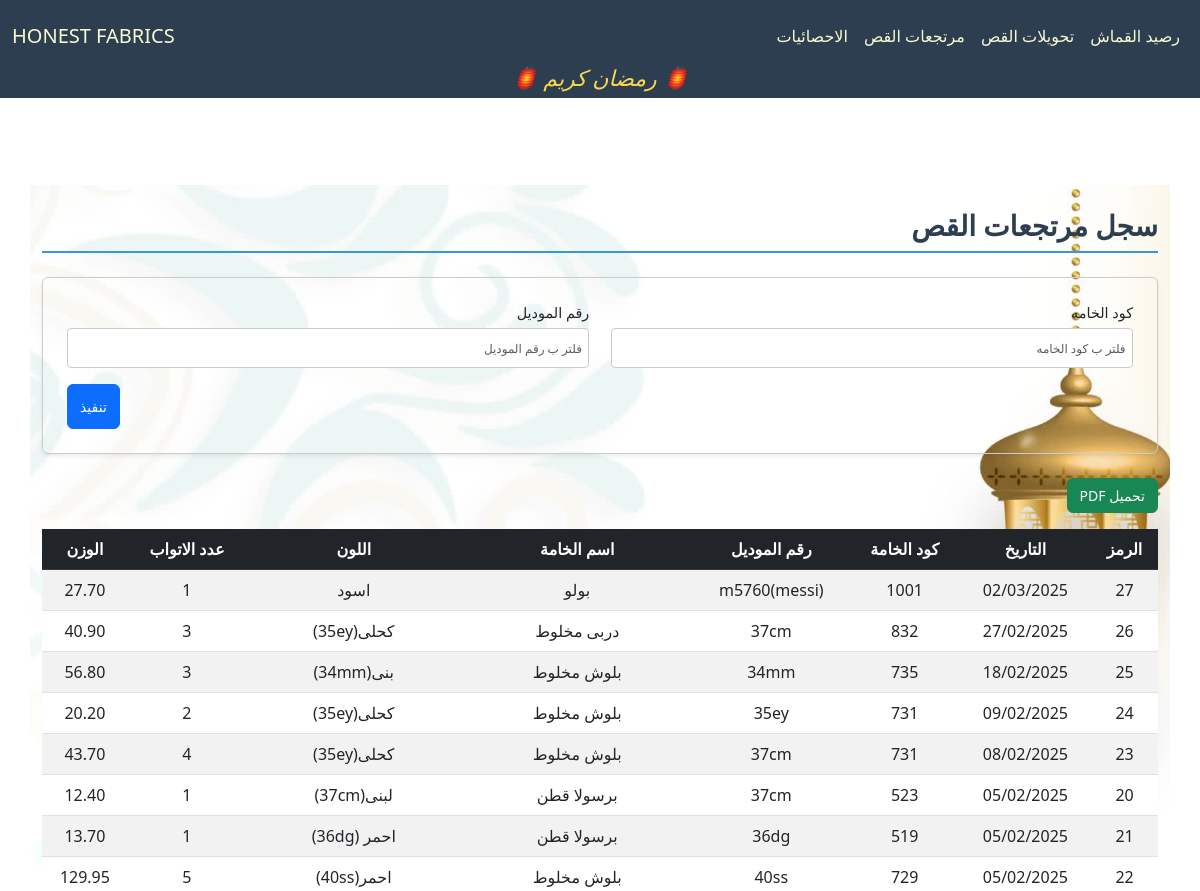
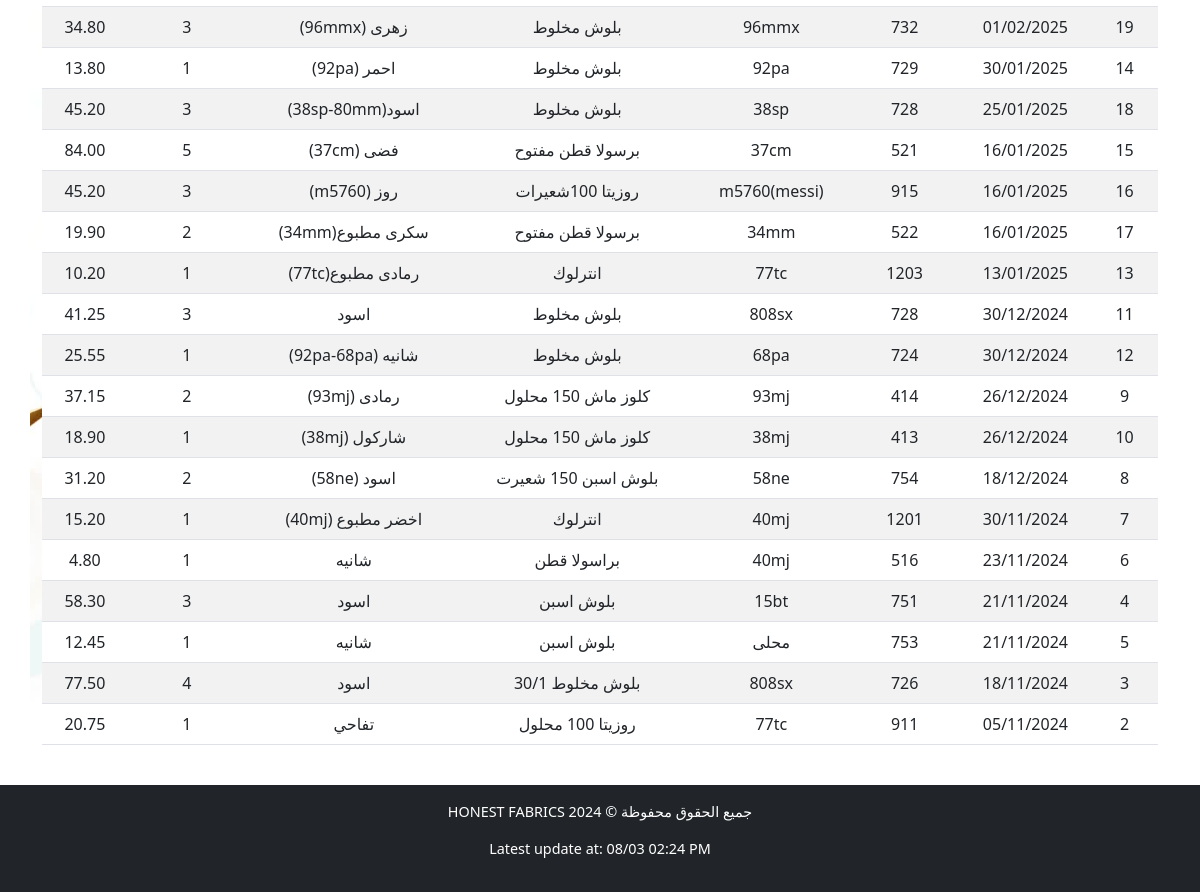
Page /cloth/ReturnTransfer/ on the committed database (2 pictures, top to bottom).
### cloth/models.py (models this page shows, shortened)
class Base(models.Model):
    id = models.AutoField(primary_key=True, verbose_name="الرمز")
    fabric_code = models.CharField(max_length=100, verbose_name="كود الخامه", db_index=True, null=True, blank=True)
    fabric_name = models.CharField(max_length=200, verbose_name="اسم الخامه", null=True, blank=True)
    color = models.CharField(max_length=100, verbose_name="اللون", null=True, blank=True)
    roll = models.PositiveIntegerField(verbose_name="عدد الاتواب", null=True, blank=True)
    weight = models.DecimalField(max_digits=10, decimal_places=2, verbose_name="الوزن", null=True, blank=True)
    date = models.CharField(max_length=100,verbose_name="التاريخ", null=True, blank=True)
    class Meta:
        abstract = True

class ReturnTransfer(Base):
    model_number = models.CharField(max_length=100, verbose_name="رقم الموديل", null=True, blank=True)

### cloth/views.py (the view)
# urls.py: path('ReturnTransfer/', ReturnTransferView.as_view(), name='return_transfer_view'),
class ReturnTransferView(FilterableListView):
    template_name = "cloth/return.html"
    model = ReturnTransfer
    filter_fields = ['fabric_code', 'model_number']
    columns = ["الرمز","التاريخ","كود الخامة","رقم الموديل","اسم الخامة","اللون","عدد الاتواب","الوزن"]

### cloth/views.py (called while the page is built)
    def parse_date(self, date_str):
        try:
            normalized_date = date_str.replace("\\", "/")
            return datetime.strptime(normalized_date, "%d/%m/%Y")
        except (ValueError, AttributeError):
            return datetime.min

    def get_queryset(self):
        queryset = super().get_queryset()
        filters = Q()
        ordering = self.request.GET.get('order', 'desc')
        for field in self.filter_fields:
            filter_value = self.request.GET.get(field)
            if filter_value:
                filters &= Q(**{f"{field}__icontains": filter_value})
        filtered_queryset = queryset.filter(filters)
        models = list(filtered_queryset)
        models.sort(
            key=lambda x: self.parse_date(x.date) if x.date else datetime.min,
            reverse=(ordering == 'desc')
        )
        return models

    def get_context_data(self, **kwargs):
        context = super().get_context_data(**kwargs)
        update = Updates.objects.all().order_by('-date').first()
        context['update'] = localtime(update.date).strftime("%d/%m %I:%M %p") if update and update.date else None
        context['columns'] = self.columns
        model_meta = self.model._meta
        context['filter_fields'] = [
            {
                'field_name': field,
                'verbose_name': model_meta.get_field(field).verbose_name,
                'value': self.request.GET.get(field) or "",
            }
            for field in self.filter_fields
        ]
        return context

### cloth/templates/cloth/return.html (shortened to what this page needs)
{% extends "cloth/layout.html" %}
{% block home_page %}
<a class="navbar-brand" href="{% url 'fabric_view' %}">HONEST FABRICS</a>
{% endblock %}
{% block navbar_links_small %}
{% include "cloth/nav_links.html" %}
{% endblock %}
{% block body %}
    <h2 class="section-title pt-4">سجل مرتجعات القص</h2>
    <form method="get" class="filter-form-flex mb-4 p-4 rounded shadow-sm">
        {% for filter_field in filter_fields %}
        <div class="form-group mb-3">
            <label for="filter_{{ forloop.counter }}" class="form-label">{{ filter_field.verbose_name }}</label>
            <input type="text" id="filter_{{ forloop.counter }}" name="{{ filter_field.field_name }}"
                   placeholder="فلتر ب {{ filter_field.verbose_name }}"
                   class="form-control"
                   value="{{ filter_field.value }}">
        </div>
        {% endfor %}
        <div class="submit-container">
            <button type="submit" class="btn btn-primary submit-btn">تنفيذ</button>
        </div>
    </form>
    <button onclick="generatePDF()" class="btn btn-success mb-3">تحميل PDF</button>
    <div style="overflow-y: auto; max-height: 70vh; position: relative;" class="table-responsive mb-4">
        <table id="data-table"  class="table table-striped">
            <thead class="table-dark">
                <tr>
                    <th style="position: sticky; top: 0;" >الرمز</th>
                    <th style="position: sticky; top: 0;" >التاريخ</th>
                    <th style="position: sticky; top: 0;" >كود الخامة</th>
                    <th style="position: sticky; top: 0;" >رقم الموديل</th>
                    <th style="position: sticky; top: 0;" >اسم الخامة</th>
                    <th style="position: sticky; top: 0;" >اللون</th>
                    <th style="position: sticky; top: 0;" >عدد الاتواب</th>
                    <th style="position: sticky; top: 0;" >الوزن</th>
                </tr>
            </thead>
            <tbody>
                {% for model in models %}
                <tr>
                    <td>{{ model.id }}</td>
                    <td>{{ model.date }}</td>
                    <td>{{ model.fabric_code }}</td>
                    <td>{{ model.model_number }}</td>
                    <td>{{ model.fabric_name }}</td>
                    <td>{{ model.color }}</td>
                    <td>{{ model.roll }}</td>
                    <td>{{ model.weight }}</td>
                </tr>
                {% empty %}
                <tr>
                    <td colspan="8" class="text-center">لا يوجد عناصر</td>
                </tr>
                {% endfor %}
            </tbody>
        </table>
    </div>
{% endblock body %}

### cloth/static/cloth/styles.css (style rules this page uses)
:root { --primary-color: #3498db; --light-blue: #3db1ff5e; --secondary-color: #2c3e50; --success-color: #2ecc71; --danger-color: #e74c3c; --warning-color: #f1c40f; --light-bg: #f8f9fa; --dark-bg: #343a40; --light-text: lightgoldenrodyellow; --golden-text: rgb(255, 255, 0); --border-color: #dee2e6; --white-color: #ffffff; }
*, *::before, *::after { box-sizing: border-box; }
ul, div { padding: 0; margin: 0; }
body { background-color: var(--light-bg); margin-inline: 0; font-family: 'Segoe UI', Tahoma, Geneva, Verdana, sans-serif; line-height: 1.6; font-size: 16px; }
#navbar, #navbar a, #navbar-menu-body, #navbar-menu-body a { color: var(--light-text); }
.section-title { color: var(--secondary-color); border-bottom: 2px solid var(--primary-color); padding-bottom: 0.5rem; margin-bottom: 1.5rem; font-weight: bold; }
.table { border-collapse: separate; border-spacing: 0; border-radius: 8px; width: 100%; }
.table th, .table td { text-align: center; vertical-align: middle; padding: 10px; }
.table-striped tbody tr:nth-of-type(odd) { background-color: var(--light-bg); }
.table-dark th { background-color: var(--secondary-color); color: var(--light-text); }
.table-responsive { overflow-x: auto; }
.table-responsive table th, .table-responsive table td { white-space: nowrap; min-width: fit-content; }
.table-responsive table { width: 100%; table-layout: auto; }
.filter-form-flex { display: flex; flex-wrap: wrap; padding: 1rem; border: 1px solid #ccc; border-radius: 8px; justify-content: space-between; column-gap: 2px; direction: rtl; }
.filter-form-flex .form-group { display: flex; flex-direction: column; margin-bottom: 5px; width: 49%; }
.filter-form-flex .form-label { font-size: 0.9rem; margin-bottom: 0.25rem; }
.filter-form-flex .form-control { border: 1px solid #ccc; border-radius: 4px; padding: 0.4rem; font-size: 0.9rem; }
.filter-form-flex input[type="text"], .filter-form-flex input[type="number"], .filter-form-flex input[type="date"] { width: 100%; height: 40px; }
.submit-container { display: flex; justify-content: flex-end; width: 100%; }
.filter-form-flex .submit-btn { width: auto; height: 45px; font-size: 1rem; }
@media (max-width: 1200px) { body { font-size: 15px; } }
@media (max-width: 1200px) { h4.section-title, h2 { font-size: 28px !important; } }
@media (max-width: 1200px) { p.lead, .oped_details_btn, .btn { font-size: 14px !important; } }
@media (max-width: 1200px) { ::placeholder { font-size: 12px !important; } }

### rows in the picture
ReturnTransfer: id "27", date "02/03/2025", fabric_code "1001", model_number "m5760(messi)", fabric_name "بولو", color "اسود", roll "1", weight "27.70"
ReturnTransfer: id "26", date "27/02/2025", fabric_code "832", model_number "37cm", fabric_name "دربى مخلوط", color "كحلى(35ey)", roll "3", weight "40.90"
ReturnTransfer: id "25", date "18/02/2025", fabric_code "735", model_number "34mm", fabric_name "بلوش مخلوط", color "بنى(34mm)", roll "3", weight "56.80"
ReturnTransfer: id "24", date "09/02/2025", fabric_code "731", model_number "35ey", fabric_name "بلوش مخلوط", color "كحلى(35ey)", roll "2", weight "20.20"
ReturnTransfer: id "23", date "08/02/2025", fabric_code "731", model_number "37cm", fabric_name "بلوش مخلوط", color "كحلى(35ey)", roll "4", weight "43.70"
ReturnTransfer: id "20", date "05/02/2025", fabric_code "523", model_number "37cm", fabric_name "برسولا قطن", color "لبنى(37cm)", roll "1", weight "12.40"
ReturnTransfer: id "21", date "05/02/2025", fabric_code "519", model_number "36dg", fabric_name "برسولا قطن", color "احمر (36dg)", roll "1", weight "13.70"
ReturnTransfer: id "22", date "05/02/2025", fabric_code "729", model_number "40ss", fabric_name "بلوش مخلوط", color "احمر(40ss)", roll "5", weight "129.95"
ReturnTransfer: id "19", date "01/02/2025", fabric_code "732", model_number "96mmx", fabric_name "بلوش مخلوط", color "زهرى (96mmx)", roll "3", weight "34.80"
ReturnTransfer: id "14", date "30/01/2025", fabric_code "729", model_number "92pa", fabric_name "بلوش مخلوط", color "احمر (92pa)", roll "1", weight "13.80"
ReturnTransfer: id "18", date "25/01/2025", fabric_code "728", model_number "38sp", fabric_name "بلوش مخلوط", color "اسود(38sp-80mm)", roll "3", weight "45.20"
ReturnTransfer: id "15", date "16/01/2025", fabric_code "521", model_number "37cm", fabric_name "برسولا قطن مفتوح", color "فضى (37cm)", roll "5", weight "84.00"
ReturnTransfer: id "16", date "16/01/2025", fabric_code "915", model_number "m5760(messi)", fabric_name "روزيتا 100شعيرات", color "روز (m5760)", roll "3", weight "45.20"
ReturnTransfer: id "17", date "16/01/2025", fabric_code "522", model_number "34mm", fabric_name "برسولا قطن مفتوح", color "سكرى مطبوع(34mm)", roll "2", weight "19.90"
ReturnTransfer: id "13", date "13/01/2025", fabric_code "1203", model_number "77tc", fabric_name "انترلوك", color "رمادى مطبوع(77tc)", roll "1", weight "10.20"
ReturnTransfer: id "11", date "30/12/2024", fabric_code "728", model_number "808sx", fabric_name "بلوش مخلوط", color "اسود", roll "3", weight "41.25"
ReturnTransfer: id "12", date "30/12/2024", fabric_code "724", model_number "68pa", fabric_name "بلوش مخلوط", color "شانيه (92pa-68pa)", roll "1", weight "25.55"
ReturnTransfer: id "9", date "26/12/2024", fabric_code "414", model_number "93mj", fabric_name "كلوز ماش 150 محلول", color "رمادى (93mj)", roll "2", weight "37.15"
ReturnTransfer: id "10", date "26/12/2024", fabric_code "413", model_number "38mj", fabric_name "كلوز ماش 150 محلول", color "شاركول (38mj)", roll "1", weight "18.90"
ReturnTransfer: id "8", date "18/12/2024", fabric_code "754", model_number "58ne", fabric_name "بلوش اسبن 150 شعيرت", color "اسود (58ne)", roll "2", weight "31.20"
ReturnTransfer: id "7", date "30/11/2024", fabric_code "1201", model_number "40mj", fabric_name "انترلوك", color "اخضر مطبوع (40mj)", roll "1", weight "15.20"
ReturnTransfer: id "6", date "23/11/2024", fabric_code "516", model_number "40mj", fabric_name "براسولا قطن", color "شانيه", roll "1", weight "4.80"
ReturnTransfer: id "4", date "21/11/2024", fabric_code "751", model_number "15bt", fabric_name "بلوش اسبن", color "اسود", roll "3", weight "58.30"
ReturnTransfer: id "5", date "21/11/2024", fabric_code "753", model_number "محلى", fabric_name "بلوش اسبن", color "شانيه", roll "1", weight "12.45"
ReturnTransfer: id "3", date "18/11/2024", fabric_code "726", model_number "808sx", fabric_name "بلوش مخلوط 30/1", color "اسود", roll "4", weight "77.50"
ReturnTransfer: id "2", date "05/11/2024", fabric_code "911", model_number "77tc", fabric_name "روزيتا 100 محلول", color "تفاحي", roll "1", weight "20.75"

### other values in the picture
{{ filter_field.verbose_name }} "كود الخامه" "رقم الموديل"
{{ update }} "08/03 02:24 PM"
